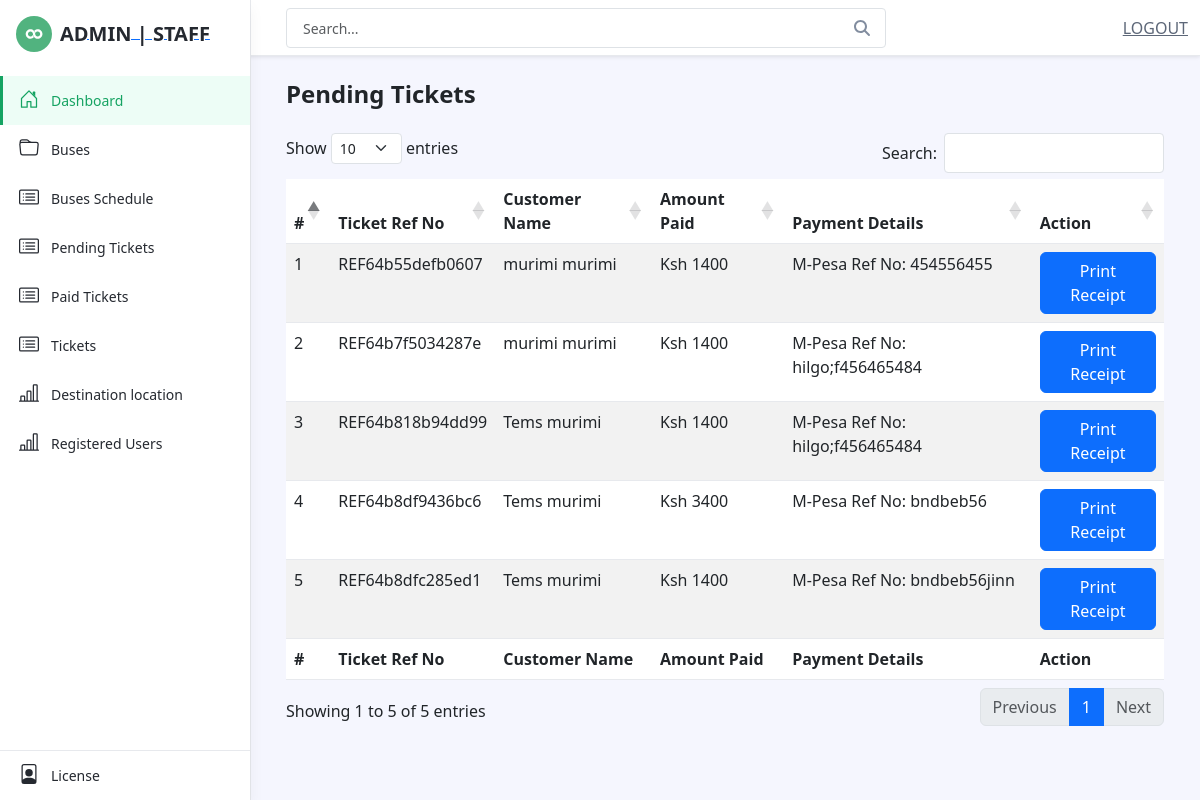
Before: /admin/tickets.php with the older database file.
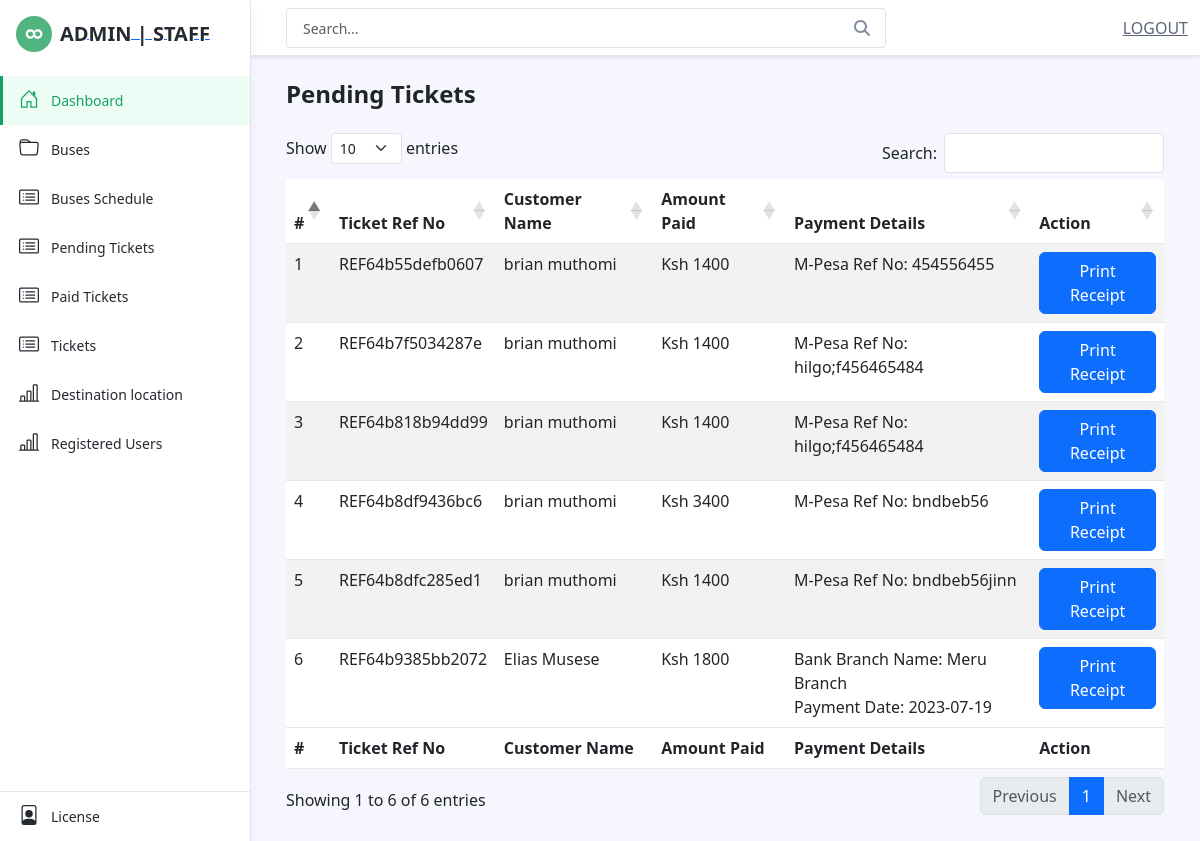
After: the same page with the newer database file.
### tables this page shows
CREATE TABLE `tickets` (
  `id` int(11) NOT NULL,
  `ticket_refNo` varchar(255) NOT NULL,
  `customer_id` int(11) NOT NULL,
  `amount_paid` int(11) NOT NULL,
  `type_payment` varchar(255) NOT NULL,
  `mpesa_refNo` varchar(255) DEFAULT NULL,
  `mastercard_No` int(11) DEFAULT NULL,
  `mastercard_username` varchar(255) DEFAULT NULL,
  `mastercard_valid` date DEFAULT NULL,
  `visacard_No` int(11) DEFAULT NULL,
  `visacard_username` varchar(255) DEFAULT NULL,
  `visacard_valid` date DEFAULT NULL,
  `bank_branchName` varchar(255) DEFAULT NULL,
  `bankPayment_Date` date DEFAULT NULL
);

CREATE TABLE `tbl_users` (
  `id` int(11) NOT NULL,
  `firstname` varchar(250) NOT NULL,
  `lastname` varchar(250) NOT NULL,
  `email` varchar(255) NOT NULL,
  `password` varchar(255) NOT NULL,
  `contact` varchar(255) NOT NULL
);

### admin/tickets.php (the view, shortened to what this page needs)
<?php
include("inc/header.php");
require_once("db-connect/config.php");
$query = "SELECT t.id, t.ticket_refNo, t.customer_id, t.amount_paid, t.type_payment,
                 t.mpesa_refNo, t.mastercard_No, t.mastercard_username, t.mastercard_valid,
                 t.visacard_No, t.visacard_username, t.visacard_valid, t.bank_branchname, t.bankPayment_Date,
                 u.firstname, u.lastname
          FROM tickets t
          INNER JOIN tbl_users u ON t.customer_id = u.id";
$stmt = $conn->prepare($query);
$stmt->execute();
$data = $stmt->fetchAll(PDO::FETCH_ASSOC);
?>
    <link href="https://cdnjs.cloudflare.com/ajax/libs/twitter-bootstrap/5.3.0-alpha3/css/bootstrap.min.css"
        rel="stylesheet">
    <link href="https://cdn.datatables.net/1.13.5/css/dataTables.bootstrap5.min.css" rel="stylesheet">
<body class="app">
    <?php
    include("inc/sidebar.php");
    ?>
    <div class="app-wrapper">
        <div class="app-content pt-3 p-md-3 p-lg-4">
            <div class="container-xl">
                <div class="row g-3 mb-4 align-items-center justify-content-between">
                    <div class="col-auto">
                        <h1 class="app-page-title mb-0">Pending Tickets</h1>
                    </div>
                </div>
                <div class="row g-4">
                    <table id="example" class="table table-striped" style="width:100%">
                        <thead>
                            <tr>
                                <th>#</th>
                                <th>Ticket Ref No</th>
                                <th>Customer Name</th>
                                <th>Amount Paid</th>
                                <th>Payment Details</th>
                                <th>Action</th>
                            </tr>
                        </thead>
                        <tbody>
                            <?php foreach ($data as $row): ?>
                            <tr>
                                <td><?php echo $row['id']; ?></td>
                                <td><?php echo $row['ticket_refNo']; ?></td>
                                <td><?php echo $row['firstname'] . ' ' . $row['lastname']; ?></td>
                                <td>Ksh <?php echo $row['amount_paid']; ?></td>
                                <td>
                                    <?php
                                        $paymentType = $row['type_payment'];
                                        if ($paymentType === 'mpesa') {
                                            echo 'M-Pesa Ref No: ' . $row['mpesa_refNo'];
                                        } elseif ($paymentType === 'mastercard') {
                                            echo 'Mastercard No: ' . $row['mastercard_No'] . '<br>';
                                            echo 'Username: ' . $row['mastercard_username'] . '<br>';
                                            echo 'Validity: ' . $row['mastercard_valid'];
                                        } elseif ($paymentType === 'visacard') {
                                            echo 'Visa Card No: ' . $row['visacard_No'] . '<br>';
                                            echo 'Username: ' . $row['visacard_username'] . '<br>';
                                            echo 'Validity: ' . $row['visacard_valid'];
                                        }else if($paymentType === 'bankAccount'){
                                            echo 'Bank Branch Name: ' . $row['bank_branchname'] . '<br>';
                                            echo 'Payment Date: ' . $row['bankPayment_Date'] . '<br>';
                                        }
                                        ?>
                                </td>
                                <td>
                                    <a href="print_receipt.php?id=<?php echo $row['id']; ?>" target="_blank"
                                        class="btn btn-primary">Print Receipt</a>
                                </td>
                            </tr>
                            <?php endforeach; ?>
                        </tbody>
                        <tfoot>
                            <thead>
                                <tr>
                                    <th>#</th>
                                    <th>Ticket Ref No</th>
                                    <th>Customer Name</th>
                                    <th>Amount Paid</th>
                                    <th>Payment Details</th>
                                    <th>Action</th>
                                </tr>
                            </thead>
                        </tfoot>
                    </table>
                </div>
            </div>
        </div>
    </div>
</body>
</html>

### admin/inc/header.php (shortened to what this page needs)
<!DOCTYPE html>
<html lang="en">
<head>
    <link id="theme-style" rel="stylesheet" href="assets/css/portal.css">
</head>

### admin/inc/sidebar.php (shortened to what this page needs)
<header class="app-header fixed-top">
    <div class="app-header-inner">
        <div class="container-fluid py-2">
            <div class="app-header-content">
                <div class="row justify-content-between align-items-center">
                    <div class="app-search-box col">
                        <form class="app-search-form">
                            <input type="text" placeholder="Search..." name="search" class="form-control search-input">
                            <button type="submit" class="btn search-btn btn-primary" value="Search"><i
                                    class="fas fa-search"></i></button>
                        </form>
                    </div>
                    <div class="app-utilities col-auto">
                        <div class="app-utility-item ">
                            <a href="logout.php" role="button" aria-expanded="false">LOGOUT</a>
                        </div>
                    </div>
                </div>
            </div>
        </div>
    </div>
    <div id="app-sidepanel" class="app-sidepanel">
        <div class="sidepanel-inner d-flex flex-column">
            <div class="app-branding">
                <a class="app-logo" href="index.php"><img class="logo-icon me-2" src="assets/images/app-logo.svg"
                        alt="logo"><span class="logo-text">ADMIN | STAFF</span></a>
            </div>
            <nav id="app-nav-main" class="app-nav app-nav-main flex-grow-1">
                <ul class="app-menu list-unstyled accordion" id="menu-accordion">
                    <li class="nav-item">
                        <a class="nav-link active" href="index.php">
                            <span class="nav-icon">
                            </span>
                            <span class="nav-link-text">Dashboard</span>
                        </a>
                    </li>
                    <li class="nav-item">
                        <a class="nav-link" href="buses.php">
                            <span class="nav-icon">
                            </span>
                            <span class="nav-link-text">Buses</span>
                        </a>
                    </li>
                    <li class="nav-item">
                        <a class="nav-link" href="schedule_list.php">
                            <span class="nav-icon">
                            </span>
                            <span class="nav-link-text">Buses Schedule</span>
                        </a>
                    </li>
                    <li class="nav-item">
                        <a class="nav-link" href="pending_tickets.php">
                            <span class="nav-icon">
                            </span>
                            <span class="nav-link-text">Pending Tickets</span>
                        </a>
                    </li>
                    <li class="nav-item">
                        <a class="nav-link" href="paid_tickets.php">
                            <span class="nav-icon">
                            </span>
                            <span class="nav-link-text">Paid Tickets</span>
                        </a>
                    </li>
                    <li class="nav-item">
                        <a class="nav-link" href="tickets.php">
                            <span class="nav-icon">
                            </span>
                            <span class="nav-link-text">Tickets</span>
                        </a>
                    </li>
                    <li class="nav-item">
                        <a class="nav-link" href="location.php">
                            <span class="nav-icon">
                            </span>
                            <span class="nav-link-text">Destination location</span>
                        </a>
                    </li>
                    <li class="nav-item">
                        <a class="nav-link" href="registered_users.php">
                            <span class="nav-icon">
                            </span>
                            <span class="nav-link-text">Registered Users</span>
                        </a>
                    </li>
                </ul>
            </nav>
            <div class="app-sidepanel-footer">
                <nav class="app-nav app-nav-footer">
                    <ul class="app-menu footer-menu list-unstyled">
                        <li class="nav-item">
                            <a class="nav-link" href="#">
                                <span class="nav-icon">
                                </span>
                                <span class="nav-link-text">License</span>
                            </a>
                        </li>
                    </ul>
                </nav>
            </div>
        </div>
    </div>
</header>

Changed rows visible on the page:
changed through a linked row, tickets "REF64b55defb0607": tbl_users.firstname "murimi" → "brian"; tbl_users.lastname "murimi" → "muthomi"
changed through a linked row, tickets "REF64b7f5034287e": tbl_users.firstname "murimi" → "brian"; tbl_users.lastname "murimi" → "muthomi"
changed through a linked row, tickets "REF64b818b94dd99": tbl_users.firstname "Tems" → "brian"; tbl_users.lastname "murimi" → "muthomi"
changed through a linked row, tickets "REF64b8df9436bc6": tbl_users.firstname "Tems" → "brian"; tbl_users.lastname "murimi" → "muthomi"
changed through a linked row, tickets "REF64b8dfc285ed1": tbl_users.firstname "Tems" → "brian"; tbl_users.lastname "murimi" → "muthomi"
added tickets: id "6", ticket_refNo "REF64b9385bb2072", tbl_users.firstname "Elias", tbl_users.lastname "Musese", amount_paid "1800", bank_branchName "Meru Branch", bankPayment_Date "2023-07-19"
Other visible differences:
text written by a page script: "Show entries Search: Showing 1 to 5 of 5 entries Previous 1 Next" → "Show entries Search: Showing 1 to 6 of 6 entries Previous 1 Next"
